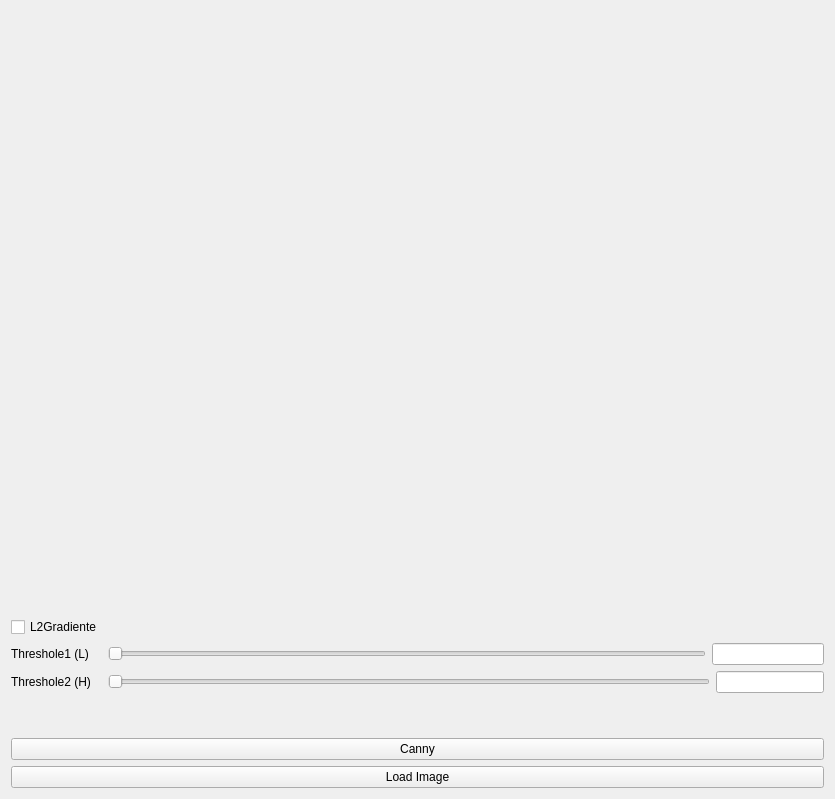
<?xml version="1.0" encoding="UTF-8"?>
<ui version="4.0">
 <class>CannyParameterCalculatorClass</class>
 <widget class="QWidget" name="CannyParameterCalculatorClass">
  <property name="windowModality">
   <enum>Qt::WindowModal</enum>
  </property>
  <property name="geometry">
   <rect>
    <x>0</x>
    <y>0</y>
    <width>835</width>
    <height>799</height>
   </rect>
  </property>
  <property name="windowTitle">
   <string>CannyParameterCalculator</string>
  </property>
  <layout class="QVBoxLayout" name="verticalLayout_2">
   <item>
    <widget class="QLabel" name="image_label">
     <property name="sizePolicy">
      <sizepolicy hsizetype="Fixed" vsizetype="Fixed">
       <horstretch>0</horstretch>
       <verstretch>0</verstretch>
      </sizepolicy>
     </property>
     <property name="minimumSize">
      <size>
       <width>800</width>
       <height>600</height>
      </size>
     </property>
     <property name="text">
      <string/>
     </property>
    </widget>
   </item>
   <item>
    <layout class="QVBoxLayout" name="verticalLayout">
     <item>
      <layout class="QFormLayout" name="formLayout">
       <property name="fieldGrowthPolicy">
        <enum>QFormLayout::AllNonFixedFieldsGrow</enum>
       </property>
       <item row="1" column="0">
        <widget class="QCheckBox" name="l2Gradient_checkBox">
         <property name="text">
          <string>L2Gradiente</string>
         </property>
        </widget>
       </item>
       <item row="2" column="0">
        <widget class="QLabel" name="label">
         <property name="text">
          <string>Threshole1 (L)</string>
         </property>
        </widget>
       </item>
       <item row="2" column="1">
        <layout class="QHBoxLayout" name="horizontalLayout">
         <item>
          <widget class="QSlider" name="threshole1_slider">
           <property name="maximum">
            <number>400</number>
           </property>
           <property name="orientation">
            <enum>Qt::Horizontal</enum>
           </property>
          </widget>
         </item>
         <item>
          <widget class="QLineEdit" name="threshole1_text">
           <property name="sizePolicy">
            <sizepolicy hsizetype="Preferred" vsizetype="Fixed">
             <horstretch>0</horstretch>
             <verstretch>0</verstretch>
            </sizepolicy>
           </property>
           <property name="minimumSize">
            <size>
             <width>112</width>
             <height>0</height>
            </size>
           </property>
           <property name="acceptDrops">
            <bool>false</bool>
           </property>
           <property name="readOnly">
            <bool>true</bool>
           </property>
          </widget>
         </item>
        </layout>
       </item>
       <item row="3" column="0">
        <widget class="QLabel" name="label_2">
         <property name="text">
          <string>Threshole2 (H)</string>
         </property>
        </widget>
       </item>
       <item row="3" column="1">
        <layout class="QHBoxLayout" name="horizontalLayout_2">
         <item>
          <widget class="QSlider" name="threshole2_slider">
           <property name="maximum">
            <number>400</number>
           </property>
           <property name="orientation">
            <enum>Qt::Horizontal</enum>
           </property>
          </widget>
         </item>
         <item>
          <widget class="QLineEdit" name="threshole2_text">
           <property name="sizePolicy">
            <sizepolicy hsizetype="Minimum" vsizetype="Fixed">
             <horstretch>0</horstretch>
             <verstretch>0</verstretch>
            </sizepolicy>
           </property>
           <property name="minimumSize">
            <size>
             <width>50</width>
             <height>0</height>
            </size>
           </property>
           <property name="readOnly">
            <bool>true</bool>
           </property>
          </widget>
         </item>
        </layout>
       </item>
      </layout>
     </item>
     <item>
      <widget class="QPushButton" name="cannyBuild_button">
       <property name="text">
        <string>Canny</string>
       </property>
      </widget>
     </item>
     <item>
      <widget class="QPushButton" name="loadImg_button">
       <property name="text">
        <string>Load Image</string>
       </property>
      </widget>
     </item>
    </layout>
   </item>
  </layout>
 </widget>
 <layoutdefault spacing="6" margin="11"/>
 <resources/>
 <connections/>
</ui>
